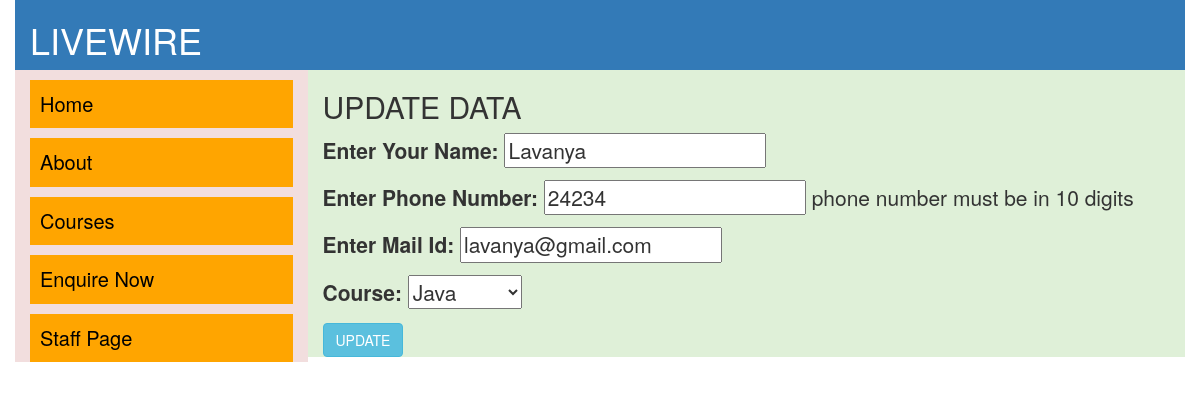
The app's page /view/update/1/ with its own data.
### app1/models.py (models this page shows)
class Enquiry(models.Model):
    name = models.CharField(max_length=50,verbose_name='Enter Your Name')
    phone = models.IntegerField(help_text='phone number must be in 10 digits',verbose_name='Enter Phone Number')
    email = models.EmailField(verbose_name='Enter Mail Id')
    course = models.CharField(max_length=30,default="Others",choices=[('Java','Java'),('Python','Python'),('Full Stack','Full Stack'),('C','C'),("C++","C++"),("Others","Others")])

### app1/views.py (the view)
# urls.py: path('view/update/<id>/',editEnquiry,name='editEnq'),
def editEnquiry(request,id):
    data = get_object_or_404(Enquiry,pk=id)
    form = EnquiryForm(request.POST or None,instance=data)
    if form.is_valid():
        form.save()
        return redirect('viewEnq')
    return render(request,'editEnq.html',{'data':form})

### app1/forms.py
class EnquiryForm(forms.ModelForm):
    class Meta:
        model = Enquiry
        fields = "__all__"

### templates/editEnq.html (shortened to what this page needs)
{%extends 'base.html'%}
{%block content%}
  <h2>UPDATE DATA</h2>
  <form method="post">
    {{data.as_p}}
    <input type="submit" value="UPDATE" class="btn btn-info">
  </form>
{%endblock%}

### records on screen
Enquiry: name "Lavanya", phone "24234", email "lavanya@gmail.com", course "Java"
